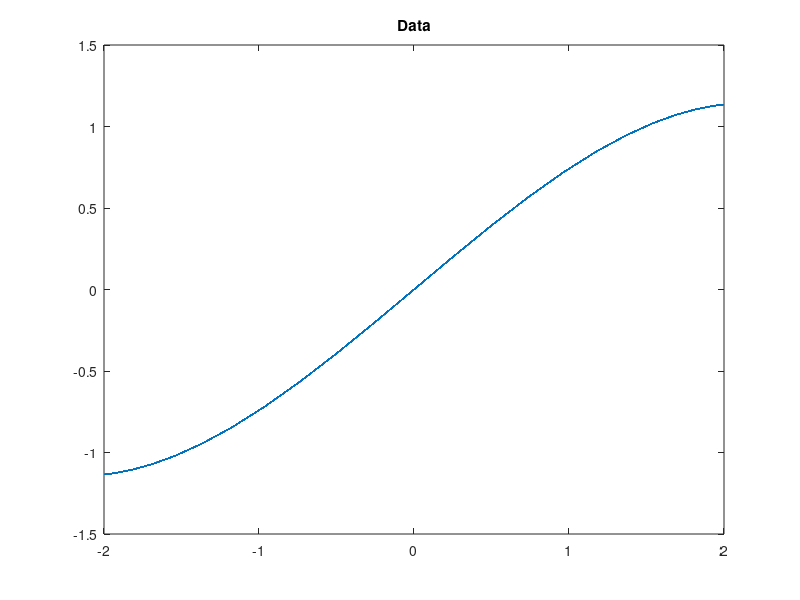

The MATLAB script that drew this image: (Note: this script raises an error after producing the figure.)
close all
clear all

load ideal_carrier_dpd_data.mat
plot(x, y); title('Data'); % Plot the data  
% Input x and y data, return the coefficients c and the cubic matrix d
[c,d] = modelcoeffs(x, y);  

% % Function for Extract the coefficients of the model
function [c,d] = modelcoeffs(x, y)
order = length(x);
x_in = x(1:order);
X = zeros(order, 4);
Y = y;
% Create the cubic matrix X  
for i = 1: order
    for j = 1: 4
      if j == 1
        X(i, j) = 1;
      elseif j == 2 
        X(i, j) = x_in(i);
      elseif j == 3 
        X(i, j) = x_in(i)*x_in(i);
      else 
        X(i, j) = x_in(i)*x_in(i)*x_in(i);
      end
    end
d = X;
c = X\y.'; % Calculate the coefficients of the model
end
end